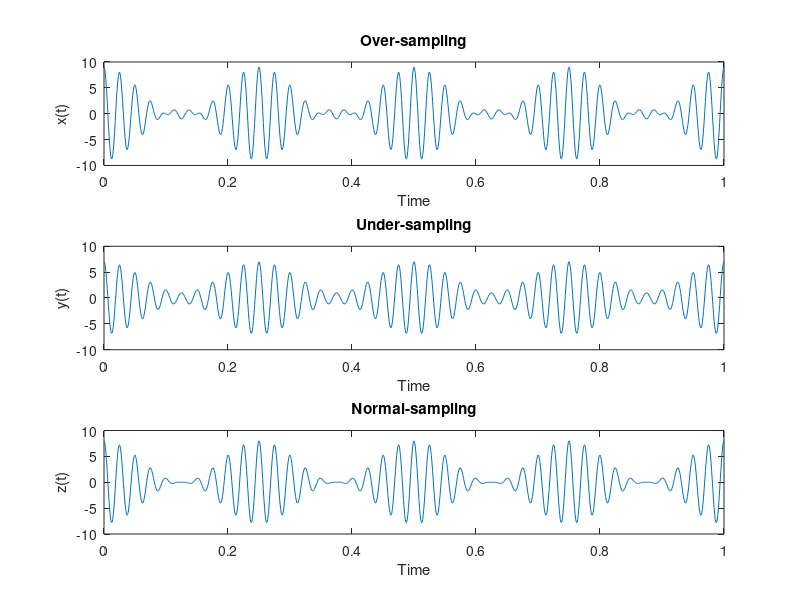

MATLAB code for this plot:
clear all;
clc;

Am1=5;
Ac1=4;
fm=4;
fc=40;
u1=(Am1/Ac1); %over-sampling
t=0:0.001:1;
x=Ac1.*[1+(u1*cos(2*pi*fm*t))].*cos(2*pi*fc*t);
subplot(3,1,1);
plot(t,x);
xlabel('Time');
ylabel('x(t)');
title('Over-sampling');
Am2=3;
Ac2=4;
u2=(Am2/Ac2);%under-sampling
y=Ac2.*[1+(u2*cos(2*pi*fm*t))].*cos(2*pi*fc*t);
subplot(3,1,2);
plot(t,y);
xlabel('Time');
ylabel('y(t)');
title('Under-sampling');
Am3=4;
Ac3=4;
u3=(Am3/Ac3);
z=Ac3.*[1+(u3*cos(2*pi*fm*t))].*cos(2*pi*fc*t);
subplot(3,1,3);
plot(t,z);
xlabel('Time');
ylabel('z(t)');
title('Normal-sampling');